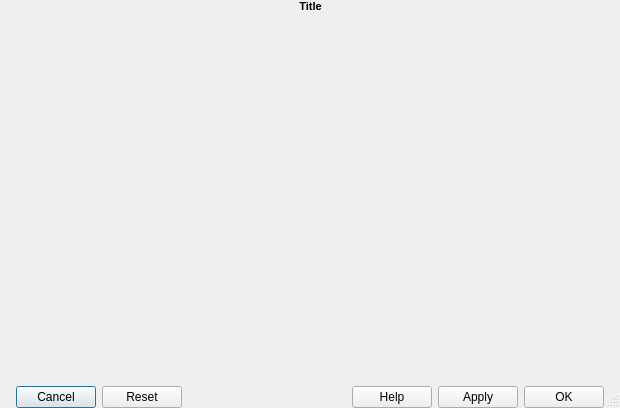
<?xml version="1.0" encoding="UTF-8"?>
<ui version="4.0">
 <class>CommonDialog</class>
 <widget class="QDialog" name="CommonDialog">
  <property name="geometry">
   <rect>
    <x>0</x>
    <y>0</y>
    <width>620</width>
    <height>408</height>
   </rect>
  </property>
  <property name="windowTitle">
   <string>Form1</string>
  </property>
  <property name="windowIcon">
   <iconset>
    <normaloff>:/images/fish.png</normaloff>:/images/fish.png</iconset>
  </property>
  <property name="sizeGripEnabled">
   <bool>true</bool>
  </property>
  <layout class="QVBoxLayout" name="verticalLayout">
   <property name="spacing">
    <number>2</number>
   </property>
   <property name="leftMargin">
    <number>0</number>
   </property>
   <property name="topMargin">
    <number>0</number>
   </property>
   <property name="rightMargin">
    <number>0</number>
   </property>
   <property name="bottomMargin">
    <number>0</number>
   </property>
   <item>
    <layout class="QHBoxLayout" name="horizontalLayout_title">
     <item>
      <layout class="QVBoxLayout" name="verticalLayout_2">
       <item>
        <widget class="QLabel" name="label_DirtyUpperLeft">
         <property name="sizePolicy">
          <sizepolicy hsizetype="Fixed" vsizetype="Fixed">
           <horstretch>0</horstretch>
           <verstretch>0</verstretch>
          </sizepolicy>
         </property>
         <property name="minimumSize">
          <size>
           <width>10</width>
           <height>10</height>
          </size>
         </property>
         <property name="maximumSize">
          <size>
           <width>10</width>
           <height>10</height>
          </size>
         </property>
         <property name="pixmap">
          <pixmap resource="compass.qrc">:/icons/reddot.png</pixmap>
         </property>
         <property name="scaledContents">
          <bool>true</bool>
         </property>
         <property name="alignment">
          <set>Qt::AlignLeading|Qt::AlignLeft|Qt::AlignTop</set>
         </property>
         <property name="wordWrap">
          <bool>false</bool>
         </property>
        </widget>
       </item>
       <item>
        <spacer name="verticalSpacer_3">
         <property name="orientation">
          <enum>Qt::Vertical</enum>
         </property>
         <property name="sizeType">
          <enum>QSizePolicy::Fixed</enum>
         </property>
         <property name="sizeHint" stdset="0">
          <size>
           <width>8</width>
           <height>2</height>
          </size>
         </property>
        </spacer>
       </item>
      </layout>
     </item>
     <item>
      <spacer name="horizontalSpacer">
       <property name="orientation">
        <enum>Qt::Horizontal</enum>
       </property>
       <property name="sizeHint" stdset="0">
        <size>
         <width>40</width>
         <height>8</height>
        </size>
       </property>
      </spacer>
     </item>
     <item>
      <widget class="QLabel" name="label_Title">
       <property name="sizePolicy">
        <sizepolicy hsizetype="Preferred" vsizetype="Preferred">
         <horstretch>0</horstretch>
         <verstretch>0</verstretch>
        </sizepolicy>
       </property>
       <property name="maximumSize">
        <size>
         <width>16777215</width>
         <height>30</height>
        </size>
       </property>
       <property name="text">
        <string>&lt;!DOCTYPE HTML PUBLIC &quot;-//W3C//DTD HTML 4.0//EN&quot; &quot;http://www.w3.org/TR/REC-html40/strict.dtd&quot;&gt;
&lt;html&gt;&lt;head&gt;&lt;meta name=&quot;qrichtext&quot; content=&quot;1&quot; /&gt;&lt;style type=&quot;text/css&quot;&gt;
p, li { white-space: pre-wrap; }
&lt;/style&gt;&lt;/head&gt;&lt;body style=&quot; font-family:'MS Shell Dlg 2'; font-size:8.25pt; font-weight:400; font-style:normal;&quot;&gt;
&lt;p style=&quot; margin-top:0px; margin-bottom:0px; margin-left:0px; margin-right:0px; -qt-block-indent:0; text-indent:0px;&quot;&gt;&lt;span style=&quot; font-size:8pt; font-weight:600;&quot;&gt;Title&lt;/span&gt;&lt;/p&gt;&lt;/body&gt;&lt;/html&gt;</string>
       </property>
       <property name="alignment">
        <set>Qt::AlignCenter</set>
       </property>
       <property name="wordWrap">
        <bool>false</bool>
       </property>
      </widget>
     </item>
     <item>
      <spacer name="spacer_DirtyUpper">
       <property name="orientation">
        <enum>Qt::Horizontal</enum>
       </property>
       <property name="sizeType">
        <enum>QSizePolicy::Expanding</enum>
       </property>
       <property name="sizeHint" stdset="0">
        <size>
         <width>40</width>
         <height>8</height>
        </size>
       </property>
      </spacer>
     </item>
     <item>
      <layout class="QVBoxLayout" name="verticalLayout_4">
       <item>
        <widget class="QLabel" name="label_DirtyUpperRight">
         <property name="sizePolicy">
          <sizepolicy hsizetype="Fixed" vsizetype="Fixed">
           <horstretch>0</horstretch>
           <verstretch>0</verstretch>
          </sizepolicy>
         </property>
         <property name="minimumSize">
          <size>
           <width>10</width>
           <height>10</height>
          </size>
         </property>
         <property name="maximumSize">
          <size>
           <width>10</width>
           <height>10</height>
          </size>
         </property>
         <property name="pixmap">
          <pixmap resource="compass.qrc">:/icons/reddot.png</pixmap>
         </property>
         <property name="scaledContents">
          <bool>true</bool>
         </property>
         <property name="alignment">
          <set>Qt::AlignRight|Qt::AlignTop|Qt::AlignTrailing</set>
         </property>
         <property name="wordWrap">
          <bool>false</bool>
         </property>
        </widget>
       </item>
       <item>
        <spacer name="verticalSpacer_2">
         <property name="orientation">
          <enum>Qt::Vertical</enum>
         </property>
         <property name="sizeType">
          <enum>QSizePolicy::Fixed</enum>
         </property>
         <property name="sizeHint" stdset="0">
          <size>
           <width>8</width>
           <height>2</height>
          </size>
         </property>
        </spacer>
       </item>
      </layout>
     </item>
    </layout>
   </item>
   <item>
    <widget class="QWidget" name="widgetMenuBar" native="true"/>
   </item>
   <item>
    <layout class="QHBoxLayout" name="horizontalLayout_main">
     <property name="sizeConstraint">
      <enum>QLayout::SetNoConstraint</enum>
     </property>
     <property name="leftMargin">
      <number>6</number>
     </property>
     <property name="topMargin">
      <number>6</number>
     </property>
     <property name="rightMargin">
      <number>6</number>
     </property>
     <property name="bottomMargin">
      <number>6</number>
     </property>
    </layout>
   </item>
   <item>
    <spacer name="verticalSpacer">
     <property name="orientation">
      <enum>Qt::Vertical</enum>
     </property>
     <property name="sizeType">
      <enum>QSizePolicy::Expanding</enum>
     </property>
     <property name="sizeHint" stdset="0">
      <size>
       <width>20</width>
       <height>250</height>
      </size>
     </property>
    </spacer>
   </item>
   <item>
    <layout class="QHBoxLayout" name="horizontalLayout_buttons">
     <property name="sizeConstraint">
      <enum>QLayout::SetMaximumSize</enum>
     </property>
     <property name="leftMargin">
      <number>0</number>
     </property>
     <property name="topMargin">
      <number>6</number>
     </property>
     <property name="rightMargin">
      <number>0</number>
     </property>
     <property name="bottomMargin">
      <number>0</number>
     </property>
     <item>
      <layout class="QVBoxLayout" name="verticalLayout_5">
       <property name="spacing">
        <number>6</number>
       </property>
       <item>
        <spacer name="verticalSpacer_4">
         <property name="orientation">
          <enum>Qt::Vertical</enum>
         </property>
         <property name="sizeType">
          <enum>QSizePolicy::Fixed</enum>
         </property>
         <property name="sizeHint" stdset="0">
          <size>
           <width>8</width>
           <height>6</height>
          </size>
         </property>
        </spacer>
       </item>
       <item>
        <widget class="QLabel" name="label_DirtyLowerLeft">
         <property name="sizePolicy">
          <sizepolicy hsizetype="Fixed" vsizetype="Fixed">
           <horstretch>0</horstretch>
           <verstretch>0</verstretch>
          </sizepolicy>
         </property>
         <property name="minimumSize">
          <size>
           <width>10</width>
           <height>10</height>
          </size>
         </property>
         <property name="maximumSize">
          <size>
           <width>10</width>
           <height>10</height>
          </size>
         </property>
         <property name="pixmap">
          <pixmap resource="compass.qrc">:/icons/reddot.png</pixmap>
         </property>
         <property name="scaledContents">
          <bool>true</bool>
         </property>
         <property name="alignment">
          <set>Qt::AlignBottom|Qt::AlignLeading|Qt::AlignLeft</set>
         </property>
         <property name="wordWrap">
          <bool>false</bool>
         </property>
        </widget>
       </item>
      </layout>
     </item>
     <item>
      <widget class="QPushButton" name="pushButton_Cancel">
       <property name="text">
        <string>Cancel</string>
       </property>
      </widget>
     </item>
     <item>
      <widget class="QPushButton" name="pushButton_Reset">
       <property name="text">
        <string>Reset</string>
       </property>
      </widget>
     </item>
     <item>
      <spacer name="spacer_ButtonRow">
       <property name="orientation">
        <enum>Qt::Horizontal</enum>
       </property>
       <property name="sizeType">
        <enum>QSizePolicy::Expanding</enum>
       </property>
       <property name="sizeHint" stdset="0">
        <size>
         <width>16</width>
         <height>20</height>
        </size>
       </property>
      </spacer>
     </item>
     <item>
      <widget class="QPushButton" name="pushButton_Help">
       <property name="text">
        <string>Help</string>
       </property>
      </widget>
     </item>
     <item>
      <widget class="QPushButton" name="pushButton_Apply">
       <property name="text">
        <string>Apply</string>
       </property>
      </widget>
     </item>
     <item>
      <widget class="QPushButton" name="pushButton_OK">
       <property name="text">
        <string>OK</string>
       </property>
      </widget>
     </item>
     <item>
      <layout class="QVBoxLayout" name="verticalLayout_6">
       <item>
        <spacer name="verticalSpacer_5">
         <property name="orientation">
          <enum>Qt::Vertical</enum>
         </property>
         <property name="sizeType">
          <enum>QSizePolicy::Fixed</enum>
         </property>
         <property name="sizeHint" stdset="0">
          <size>
           <width>8</width>
           <height>6</height>
          </size>
         </property>
        </spacer>
       </item>
       <item>
        <widget class="QLabel" name="label_DirtyLowerRight">
         <property name="sizePolicy">
          <sizepolicy hsizetype="Fixed" vsizetype="Fixed">
           <horstretch>0</horstretch>
           <verstretch>0</verstretch>
          </sizepolicy>
         </property>
         <property name="minimumSize">
          <size>
           <width>10</width>
           <height>10</height>
          </size>
         </property>
         <property name="maximumSize">
          <size>
           <width>10</width>
           <height>10</height>
          </size>
         </property>
         <property name="pixmap">
          <pixmap resource="compass.qrc">:/icons/reddot.png</pixmap>
         </property>
         <property name="scaledContents">
          <bool>true</bool>
         </property>
         <property name="alignment">
          <set>Qt::AlignBottom|Qt::AlignRight|Qt::AlignTrailing</set>
         </property>
         <property name="wordWrap">
          <bool>false</bool>
         </property>
        </widget>
       </item>
      </layout>
     </item>
    </layout>
   </item>
  </layout>
 </widget>
 <layoutdefault spacing="6" margin="11"/>
 <resources>
  <include location="compass.qrc"/>
 </resources>
 <connections/>
</ui>
